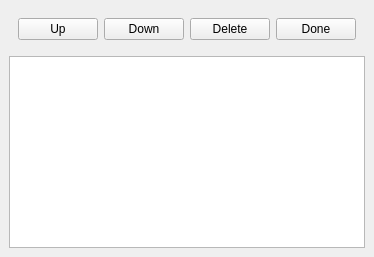
<?xml version="1.0" encoding="UTF-8"?>
<ui version="4.0">
 <class>LocationsDisplayWindow</class>
 <widget class="QMainWindow" name="LocationsDisplayWindow">
  <property name="geometry">
   <rect>
    <x>0</x>
    <y>0</y>
    <width>281</width>
    <height>257</height>
   </rect>
  </property>
  <property name="windowTitle">
   <string>MainWindow</string>
  </property>
  <widget class="QWidget" name="centralwidget">
   <layout class="QVBoxLayout" name="verticalLayout">
    <item>
     <widget class="QStackedWidget" name="buttonsStacked">
      <property name="sizePolicy">
       <sizepolicy hsizetype="Minimum" vsizetype="Minimum">
        <horstretch>0</horstretch>
        <verstretch>0</verstretch>
       </sizepolicy>
      </property>
      <property name="currentIndex">
       <number>1</number>
      </property>
      <widget class="QWidget" name="page">
       <layout class="QHBoxLayout" name="horizontalLayout_3">
        <item>
         <widget class="QPushButton" name="newLocButton">
          <property name="text">
           <string>Add new location</string>
          </property>
         </widget>
        </item>
        <item>
         <widget class="QPushButton" name="customizeButton">
          <property name="text">
           <string>Customize list</string>
          </property>
         </widget>
        </item>
       </layout>
      </widget>
      <widget class="QWidget" name="page_2">
       <layout class="QHBoxLayout" name="horizontalLayout_4">
        <item>
         <widget class="QPushButton" name="upButton">
          <property name="text">
           <string>Up</string>
          </property>
         </widget>
        </item>
        <item>
         <widget class="QPushButton" name="downButton">
          <property name="text">
           <string>Down</string>
          </property>
         </widget>
        </item>
        <item>
         <widget class="QPushButton" name="deleteButton">
          <property name="text">
           <string>Delete</string>
          </property>
         </widget>
        </item>
        <item>
         <widget class="QPushButton" name="doneButton">
          <property name="text">
           <string>Done</string>
          </property>
         </widget>
        </item>
       </layout>
      </widget>
     </widget>
    </item>
    <item>
     <widget class="QListWidget" name="locationsWidget"/>
    </item>
   </layout>
  </widget>
  <widget class="QMenuBar" name="menuBar">
   <property name="geometry">
    <rect>
     <x>0</x>
     <y>0</y>
     <width>281</width>
     <height>21</height>
    </rect>
   </property>
  </widget>
 </widget>
 <resources/>
 <connections/>
</ui>
